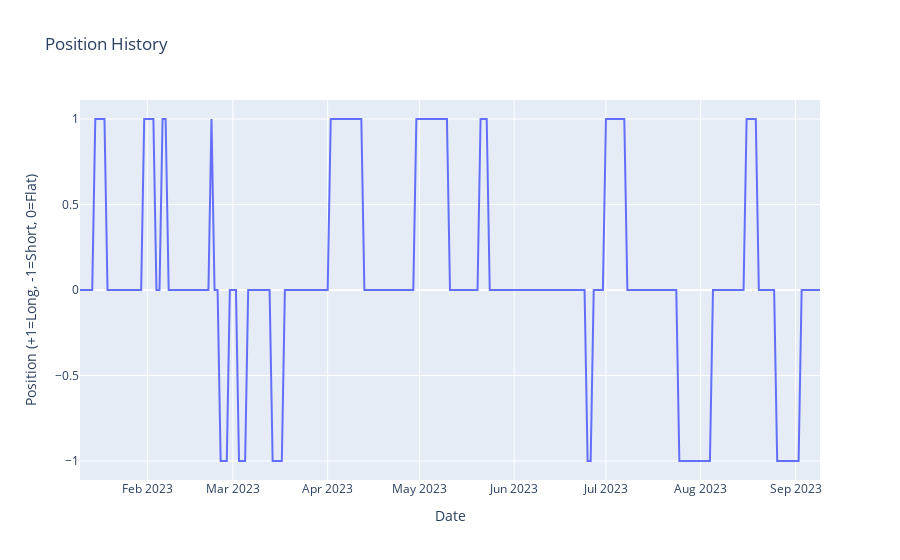

Source (notebook cell):
### Markdown cell above
## 8. Visualize Results

Create interactive plots for equity curve and drawdown analysis.

### Code cell
import plotly.express as px

# Plot positions over time (simple line chart)
fig_positions = px.line(
    backtest_result.positions,
    y="position",
    title="Position History",
    labels={"position": "Position (+1=Long, -1=Short, 0=Flat)", "date": "Date"},
)
fig_positions.show()

print("Position visualization complete")

### Figure 1 — Plotly figure (JSON) as saved in the notebook; plotly's stock layout.template omitted (floating-point values rounded to 4 significant figures; data arrays with more than 128 entries replaced by an {"elided": "..."} marker saying what was removed)
{"data": [{"hovertemplate": "Date=%{x}<br>Position (+1=Long, -1=Short, 0=Flat)=%{y}<extra></extra>", "legendgroup": "", "line": {"color": "#636efa", "dash": "solid"}, "marker": {"symbol": "circle"}, "mode": "lines", "name": "", "orientation": "v", "showlegend": false, "type": "scatter", "x": {"elided": "243 str values"}, "xaxis": "x", "y": {"elided": "243 int values"}, "yaxis": "y"}], "layout": {"legend": {"tracegroupgap": 0}, "title": {"text": "Position History"}, "xaxis": {"anchor": "y", "domain": [0, 1], "title": {"text": "Date"}}, "yaxis": {"anchor": "x", "domain": [0, 1], "title": {"text": "Position (+1=Long, -1=Short, 0=Flat)"}}}}
